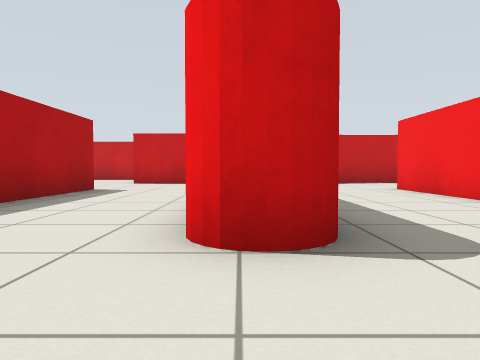
view 1 (above)

24 first-person views from a walk through a Gazebo world. The camera is 0.5 m above the floor, tilts 2° down and sees 70° across. The floor is counted in squares, 1 m on a side. Each view is taken from the middle of a square. On the plan, view 1 faces up. The plan holds only what a view shows up to about 9 squares ahead; the rest is blank.

view 2
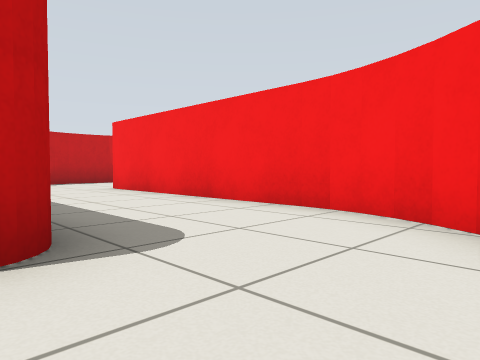

view 3
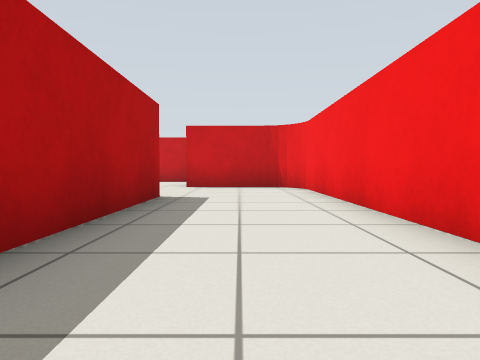

view 4
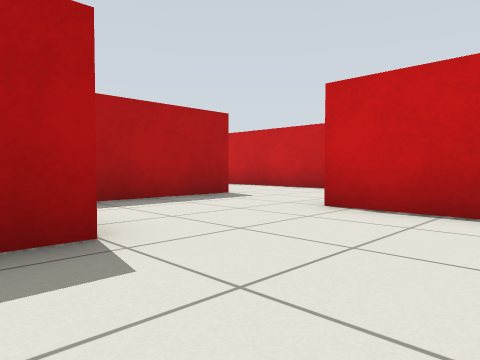

view 5
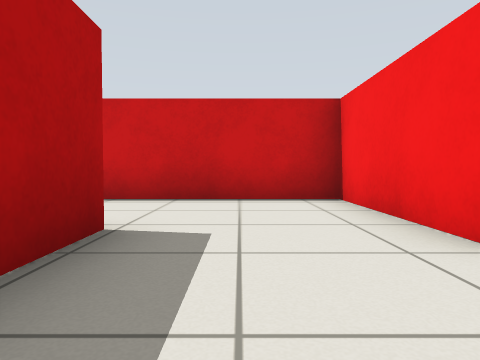

view 6
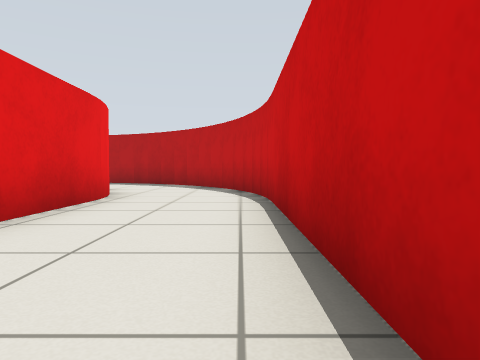

view 7
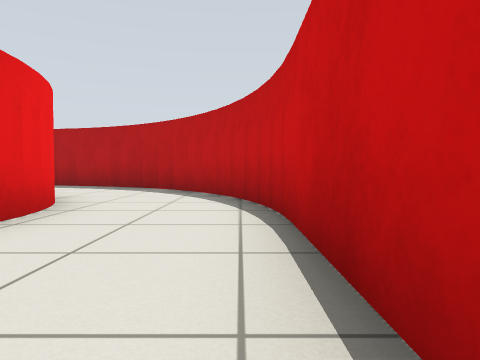

view 8
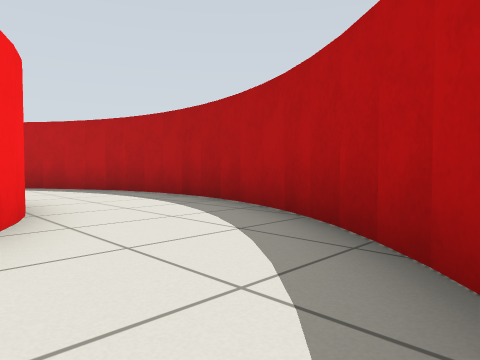

view 9
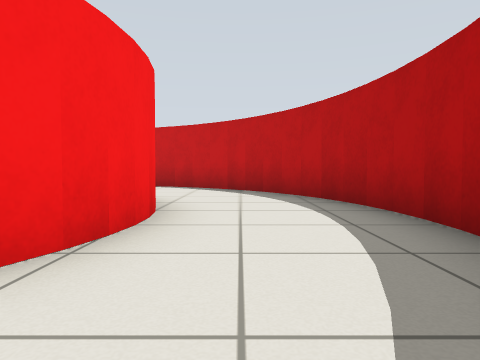

view 10
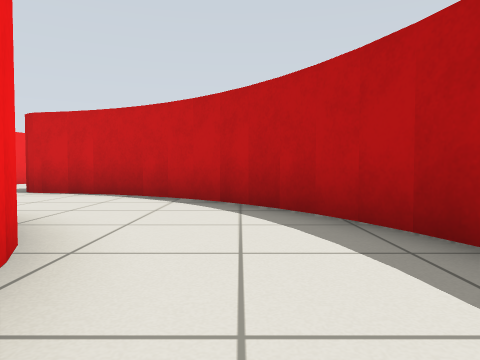

view 11
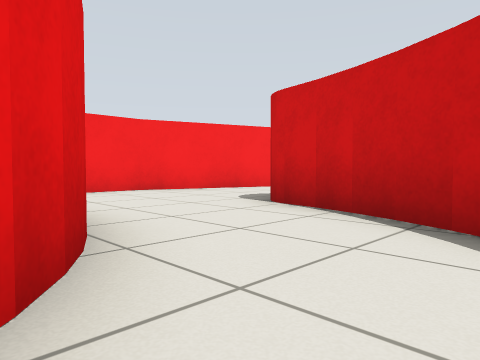

view 12
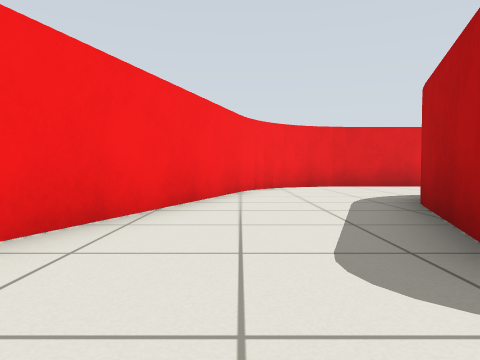

view 13
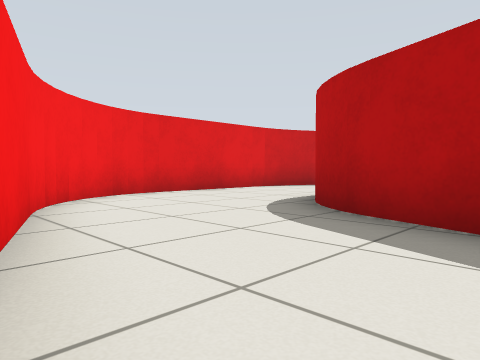

view 14
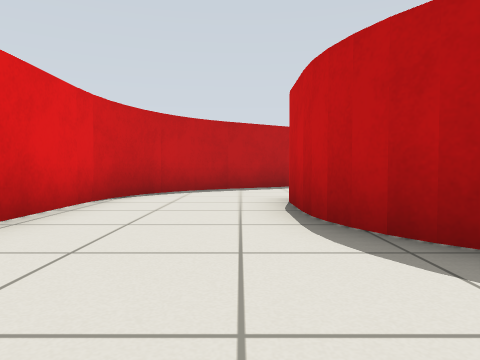

view 15
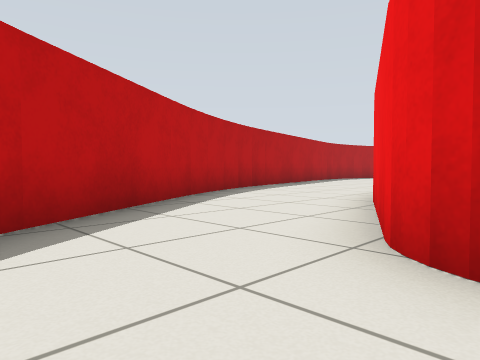

view 16
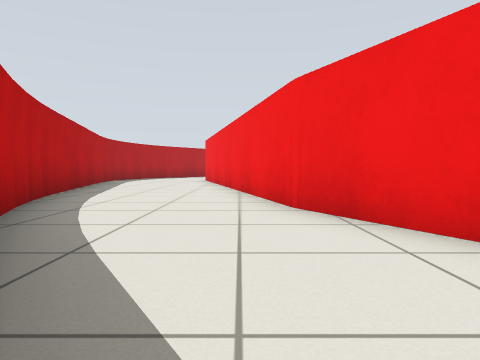

view 17
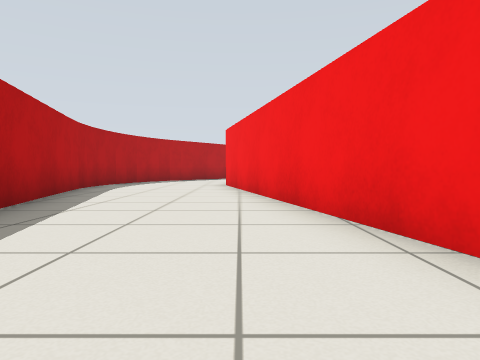

view 18
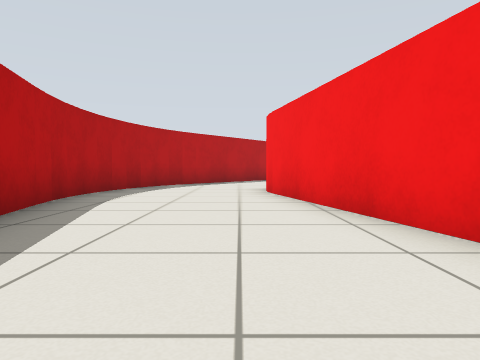

view 19
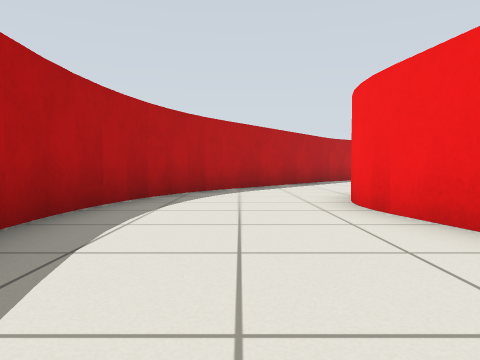

view 20
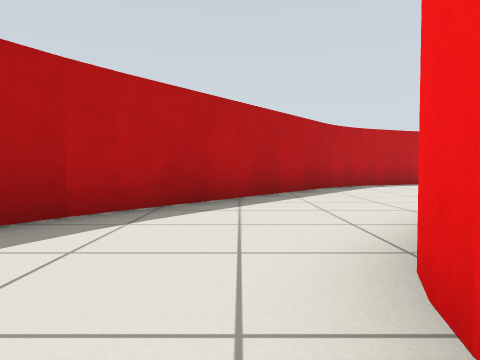

view 21
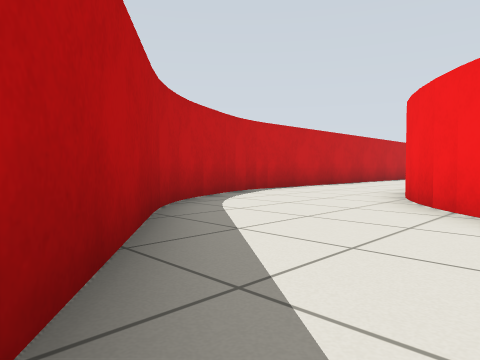

view 22
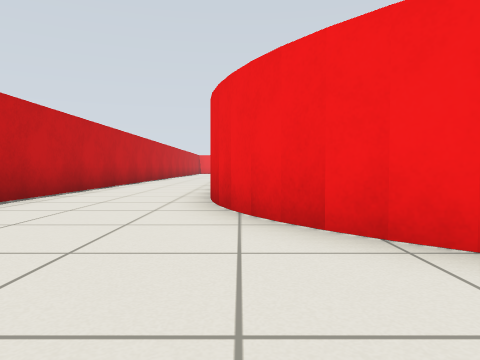

view 23
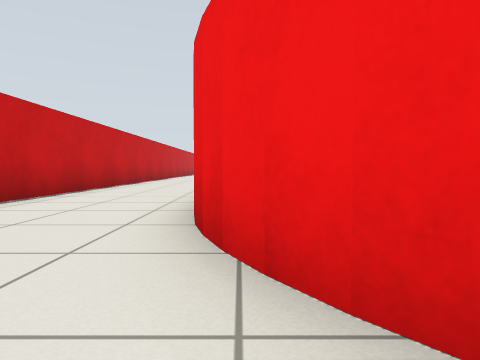

view 24
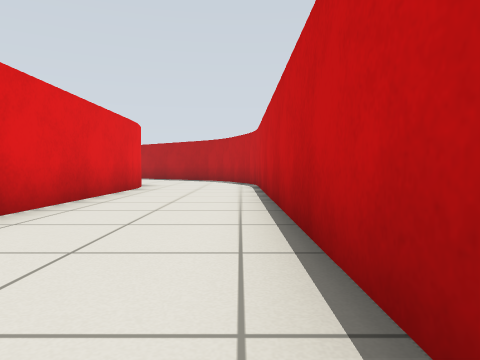

### Floor plan
Key: @ floor where view 1 was taken; # wall or solid block; . floor.
Columns run from 22 left of view 1 to 4 right of it. Each row starts with its distance up from view 1.
 20         ###########
 19      ####...........
 18      #.............
 17     ##............
 16    ##....#######
 15   ##....## #########
 14  ##....#####.......#
 13  #.... ###.........#
 12 ##...  ##....###...#
 11 #...# ##...### ##..####
 10 #...# #...##    #.....#
  9 #...# #..##     #.....#  ..
  8 #...# #..#        #...# ..#
  7 #...# #..##       #...# ..#
  6 #...###...#       #...# ..#
  5 #....###..##      #...#...#
  4 ##...# #...##     #...#...#
  3  #...# ##.......   ...#...#
  2  #...## ###.....#   ......#
  1  #....#   ###...#    .....#
  0  ##...#     #...#     @..##
 -1   #...#     #...#
 -2   ##..##   ##..##
 -3    #...#  ##...#
 -4    ##..####....#
 -5     #.........##
 -6     ##........#
 -7      ##########

Where each view was taken, in squares from view 1:
view 1: 0 up, 0 right, facing up
view 2: 0 up, 0 right, facing up-right
view 3: 2 up, 2 left, facing up
view 4: 7 up, 1 left, facing up-left
view 5: 9 up, 5 left, facing up
view 6: 14 up, 4 left, facing left
view 7: 14 up, 6 left, facing left
view 8: 13 up, 12 left, facing down-left
view 9: 11 up, 14 left, facing down
view 10: 8 up, 14 left, facing down
view 11: 5 up, 13 left, facing down-right
view 12: 2 up, 8 left, facing down
view 13: 1 down, 7 left, facing down-left
view 14: 5 down, 9 left, facing left
view 15: 6 down, 14 left, facing up-left
view 16: 5 down, 17 left, facing up
view 17: 1 down, 18 left, facing up
view 18: 2 up, 19 left, facing up
view 19: 5 up, 20 left, facing up
view 20: 9 up, 19 left, facing up
view 21: 14 up, 19 left, facing up-right
view 22: 16 up, 17 left, facing right
view 23: 16 up, 15 left, facing right
view 24: 19 up, 3 left, facing left
